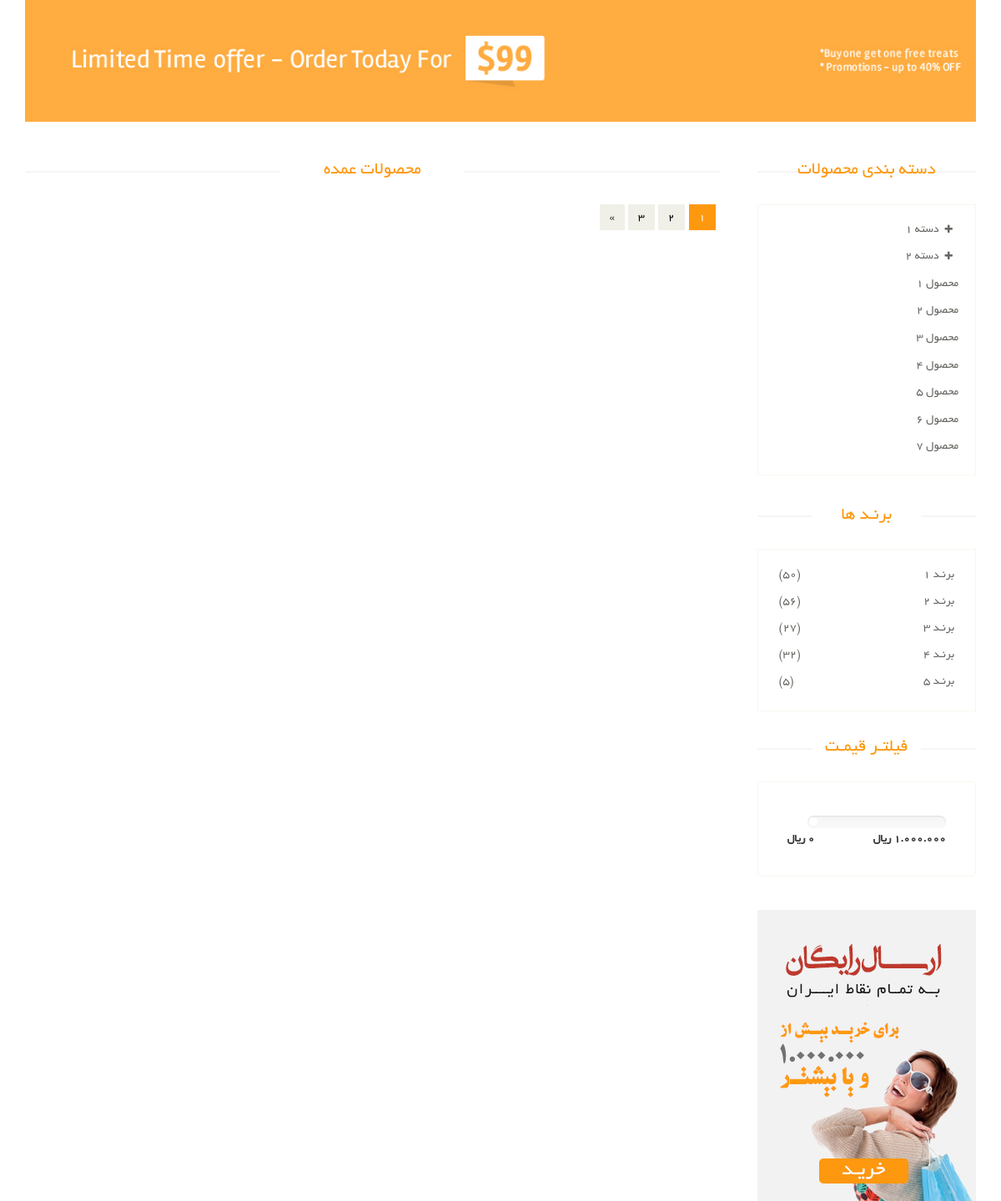
The app's page /category/1/, older data.
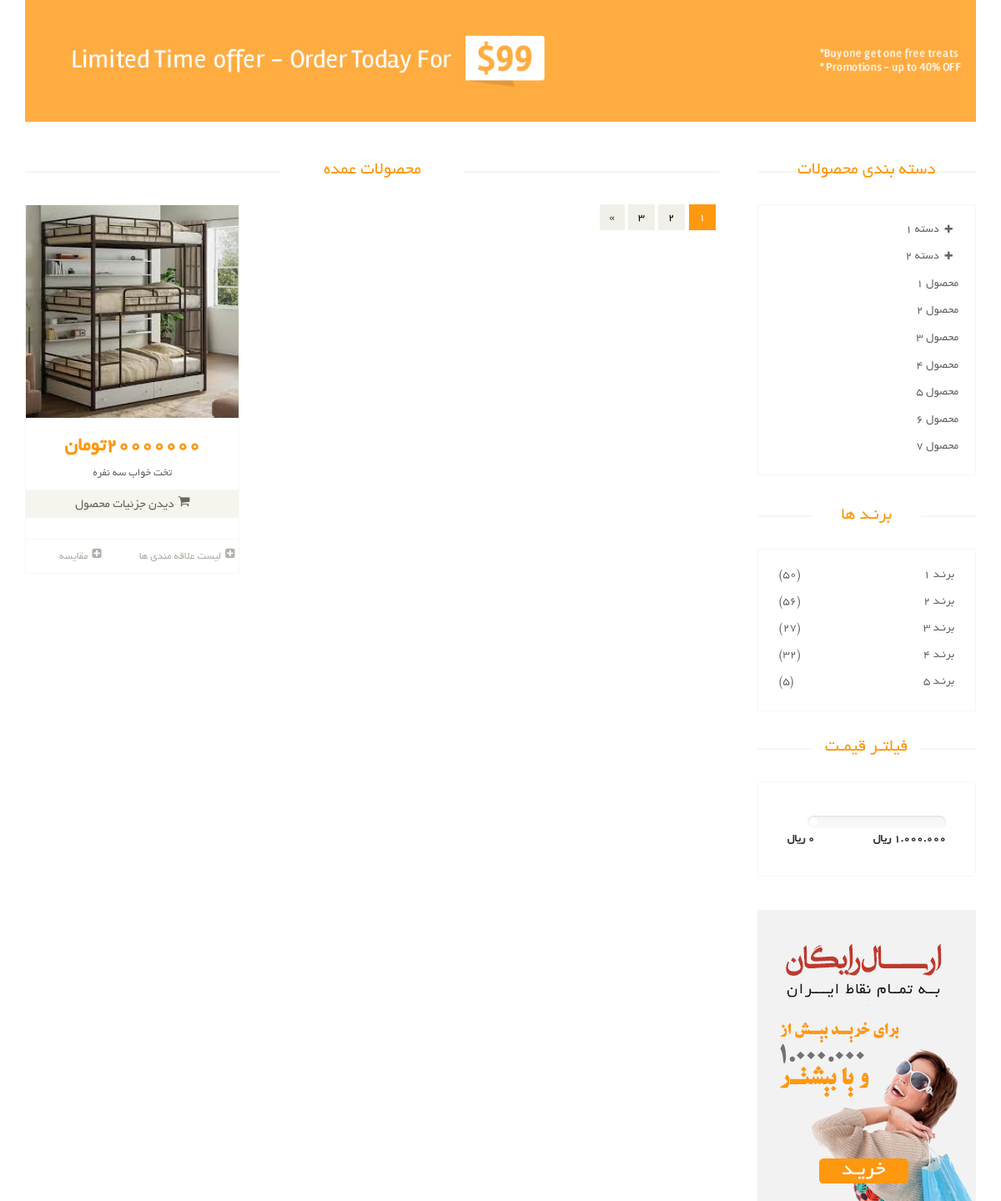
The same page, newer data.
### product_app/models.py (models this page shows, shortened)
class Product_List(models.Model):
    title = models.CharField(max_length=150, verbose_name="نام محصول")
    price = models.IntegerField(verbose_name='قیمت')
    is_active = models.BooleanField(default=True, verbose_name='موجود است')
    category = models.ForeignKey(ProductCategory , on_delete=models.CASCADE , null=True)
    color = models.ManyToManyField(to=Product_color)
    descroption = models.CharField(max_length=300, verbose_name='توضیحات')
    off = models.IntegerField(null=True, blank=True, verbose_name='تخفیف')
    count = models.IntegerField(verbose_name='تعداد موجودی')
    image = models.ImageField(upload_to='products/' , verbose_name='اضافه کردن عکس محصول' , null=True , blank=True)
    slug = models.SlugField(max_length=200 , allow_unicode=True , null=True , blank=True)
    class Meta:
        verbose_name = 'محصول'
        verbose_name_plural = 'محصولات'

### product_app/views.py (the view)
# urls.py: path('category/<id>/' , product_categories , name='category'),
def product_categories(request , id):
    category = ProductCategory.objects.filter(id=id).first()
    products = Product_List.objects.filter(category=category)
    return render(request , 'product-list.html' , {
        'products': products,
    })

### product_app/templates/product-list.html (shortened to what the changed rows need)
{% extends 'layout.html' %}
{% block content %}
    <section>
        <div class="container">
            <div class="row">
                <div class="col-sm-9 padding-right">
                    <div class="features_items">
                        <h2 class="title text-center">محصولات عمده</h2>
                        {% for product in products %}
                            <div class="col-sm-4">
                                <div class="product-image-wrapper">
                                    <div class="single-products">
                                        <div class="productinfo text-center">
                                            {% if product.image %}
                                                <img src="{{ product.image.url }}" class="product-image"
                                                     alt="{{ product.title }}">
                                            {% endif %}
                                            <h2>{{ product.price }}تومان</h2>
                                            <p>{{ product.title }}</p>
                                            <a href="{% url 'product-details' product.slug %}"
                                               class="btn btn-default add-to-cart"><i
                                                    class="fa fa-shopping-cart"></i>دیدن جزئیات محصول</a>
                                        </div>
                                        <div class="product-overlay">
                                            <div class="overlay-content">
                                            </div>
                                        </div>
                                    </div>
                                    <div class="choose">
                                        <ul class="nav nav-pills nav-justified">
                                            <li><a href=""><i class="fa fa-plus-square"></i>لیست علاقه مندی ها</a></li>
                                            <li><a href=""><i class="fa fa-plus-square"></i>مقایسه</a></li>
                                        </ul>
                                    </div>
                                </div>
                            </div>
                        {% endfor %}
                    </div>
                </div>
                <div class="col-sm-3">
                    <div class="left-sidebar">
                        <h2>دسته بندی محصولات</h2>
                        <div class="brands_products">
                            <h2>برنـد ها</h2>
                        </div>
                        <div class="price-range">
                            <h2>فیلتـر قیمـت</h2>
                        </div>
                    </div>
                </div>
            </div>
        </div>
    </section>
{% endblock %}

Row changes from the older to the newer data that the page shows:
now on this page (row edited): Product_List: image (picture), price "20000000", title "تخت خواب سه نفره"
